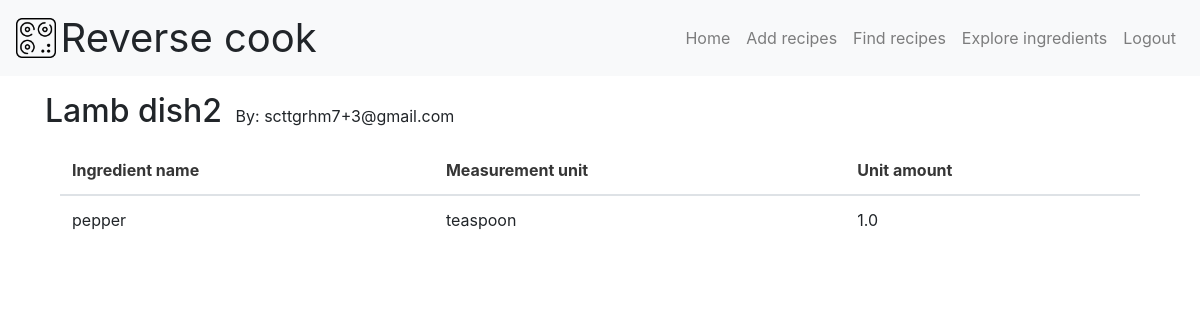
The page /view_recipe/9 (signed in) on the database as committed earlier.
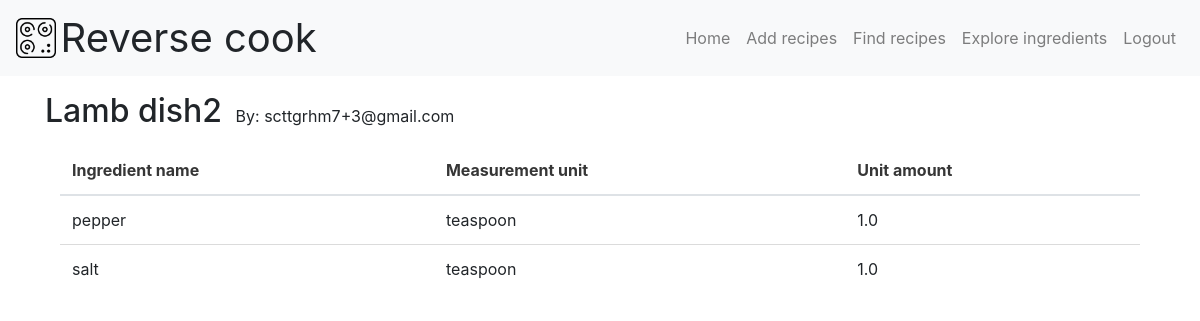
The same page on the database as committed later.
### app.py (models this page shows, shortened)
class Recipe(db.Model):
	id = db.Column(db.Integer, primary_key=True)
	name = db.Column(db.String(128), nullable=False)
	created_at = db.Column(db.DateTime, nullable=False,
		default=datetime.utcnow)
	recipeingredient = db.relationship('RecipeIngredient', backref='recipe',\
		lazy=True)
	created_by = db.Column(db.String(100), default=None)
	is_public = db.Column(db.Boolean, default=True)

class RecipeIngredient(db.Model):
	id = db.Column(db.Integer, primary_key=True)
	recipe_id = db.Column(db.Integer, db.ForeignKey('recipe.id'), nullable=False)
	ingredient_id = db.Column(db.Integer, db.ForeignKey('ingredient.id'), nullable=False)
	unit_amount = db.Column(db.Float(), nullable=False)
	created_at = db.Column(db.DateTime, default=datetime.utcnow)

class Ingredient(db.Model):
	id = db.Column(db.Integer, primary_key=True)
	name = db.Column(db.String(128), nullable=False,
		unique=True)
	created_at = db.Column(db.DateTime, nullable=False,
		default=datetime.utcnow)
	measurement_unit=db.Column(db.String(64), nullable=False)
	unit_cost=db.Column(db.Float(), nullable=False)
	recipeingredient = db.relationship('RecipeIngredient', backref='ingredient',\
		lazy=True)

### app.py (the view)
@app.route('/view_recipe/<int:id>', methods=['GET'])
@login_required
def view_recipe(id):
	recipe = Recipe.query.get_or_404(id)
	recipe_ingredients = db.session.query((Recipe.name).label('recipe_name'),\
		(Ingredient.name).label('ingredient_name'),\
		(Ingredient.measurement_unit).label('measurement_unit'),\
		(RecipeIngredient.unit_amount).label('unit_amount'),\
		(RecipeIngredient.id).label('recipe_ingredient_id'))\
		.filter(Recipe.id == RecipeIngredient.recipe_id)\
		.filter(Ingredient.id == RecipeIngredient.ingredient_id)\
		.filter(Recipe.id == id).order_by(Recipe.created_at).all()
	title = "View Recipe"
	return render_template('view_recipe.html', title=title, recipe=recipe,\
		recipe_ingredients=recipe_ingredients)

### app.py (called while the page is built)
@login_manager.user_loader
def load_user(user_id):
    return User.query.get(int(user_id))

### templates/view_recipe.html
{% extends 'base.html' %}
{% block content %}
<div class="container">
	<div class="update-container">
		<h2 class="my-4 recipe-update-header">{{ recipe.name }}</h2>
		&nbsp
		By: {{ recipe.created_by }}
	</div>
	{% include 'snippets/list_ingredients.html' %}
</div>
{% endblock content %}

### templates/base.html (shortened to what this page needs)
<!DOCTYPE html>
<html lang="en">
<head>
  <link rel="stylesheet" href="https://cdnjs.cloudflare.com/ajax/libs/bulma/0.7.2/css/bulma.min.css" />
  <link rel="stylesheet" href="https://stackpath.bootstrapcdn.com/bootstrap/4.3.1/css/bootstrap.min.css">
  <link rel="stylesheet" href="{{ url_for('static', filename='css/main.css') }}">
</head>
<body>
  {% include 'snippets/home_title.html' %}
  {% block content %}{% endblock content %}
</body>
</html>

### templates/snippets/home_title.html (shortened to what this page needs)
<nav id="nav-bar" class="navbar navbar-expand-lg navbar-light bg-light">
	<div onclick="location.href='/';" style="cursor: pointer;" class="site-header">
		<img id="kitchen-logo" src="../../static/img/kitchen.png" alt="kitchen.png">
		<div id="site-header">Reverse cook</div>
	</div>
  <div class="collapse navbar-collapse" id="navbarSupportedContent">
    <ul id="expanded-options" class="nav navbar-nav navbar-right">
      {% if current_user.is_authenticated %}
      <li class="nav-item">
        <a class="nav-link" href="/profile">Home</a>
      </li>
      <li class="nav-item">
        <a class="nav-link" href="/add_recipe">Add recipes</a>
      </li>
       <li class="nav-item">
        <a class="nav-link" href="/find_recipes">Find recipes</a>
      </li>
      <li class="nav-item">
        <a class="nav-link" href="/explore_ingredients">Explore ingredients</a>
      </li>
      <li class="nav-item">
        <a class="nav-link" href="/logout">Logout</a>
      </li>
      {% endif %}
    </ul>
  </div>
</nav>

### templates/snippets/list_ingredients.html (shortened to what this page needs)
<div class="container">
	{% if recipe_ingredients|length < 1 %}
	<p>There are no ingredients added for this recipe!</p>
	{% else %}
	<table class="table">
		<thead>
			<tr>
				<th>Ingredient name</th>
				<th>Measurement unit</th>
				<th>Unit amount</th>
			</tr>
		</thead>
		<tbody>
			{% for recipe_ingredient in recipe_ingredients %}
			<tr>
				<td>{{ recipe_ingredient.ingredient_name }}</td>
				<td>{{ recipe_ingredient.measurement_unit }}</td>
				<td>{{ recipe_ingredient.unit_amount }}</td>
			</tr>
			{% endfor %}
		</tbody>
	</table>
	{% endif %}
</div>

### static/css/main.css (style rules this page uses)
body, html { background: #FFFFFF; height: 100%; margin: 0; }
#site-header { display: inline-block; font-family: -apple-system,BlinkMacSystemFont,"Segoe UI",Roboto,"Helvetica Neue",Arial,"Noto Sans",sans-serif,"Apple Color Emoji","Segoe UI Emoji","Segoe UI Symbol","Noto Color Emoji"; font-size: 2.5rem; vertical-align: middle; }
#kitchen-logo { width: 40px; }
#expanded-options { margin-left: 4em; }
.navbar-right { margin-left:auto !important; }
.recipe-update-header { display: inline; }
.update-container { margin-top: 1em; margin-bottom: 1em; }

Rows that differ between the two databases and show on the page:
added RecipeIngredient: ingredient_name "salt", measurement_unit "teaspoon", unit_amount "1.0"
